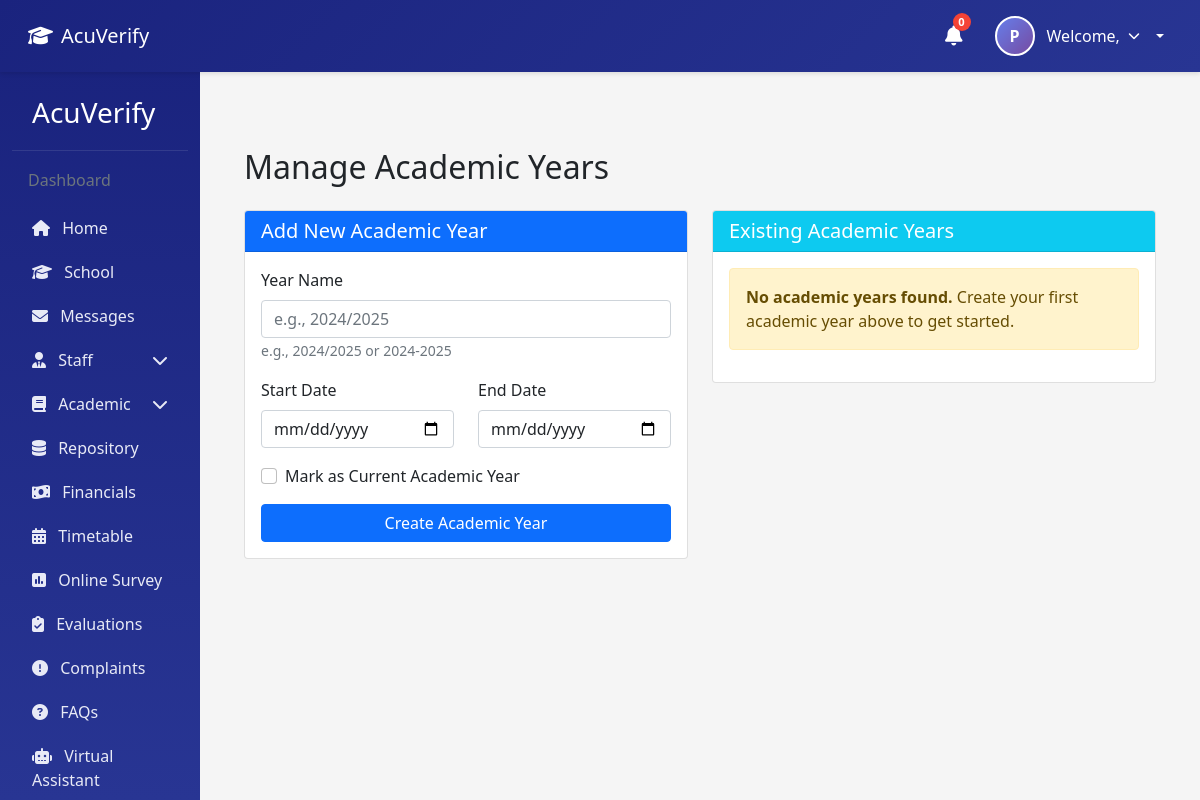
The app's page /academic-year/ (signed in), older data.
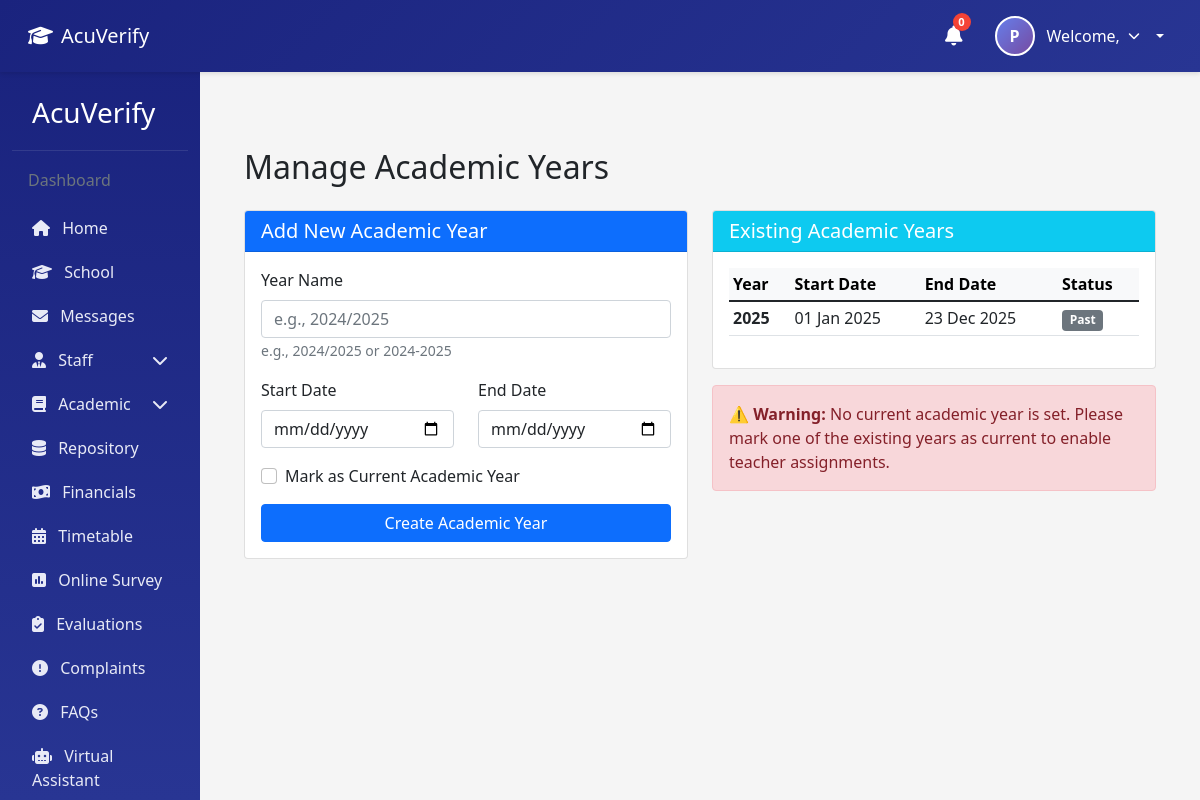
The same page, newer data.
### AcuVerifyapp/models.py (models this page shows, shortened)
class AcademicYear(models.Model):
    id=models.AutoField(primary_key=True)
    year_name=models.CharField(max_length=50, unique=True)  # e.g., "2024/2025"
    start_date=models.DateField()
    end_date=models.DateField()
    is_current=models.BooleanField(default=False)  # Mark current academic year
    created_at=models.DateTimeField(auto_now_add=True)
    updated_at=models.DateTimeField(auto_now=True)
    objects = models.Manager()
    class Meta:
        verbose_name_plural = "Academic Years"

### AcuVerifyapp/views.py (the view)
# urls.py: path('academic-year/', views.manage_academic_year, name='manage_academic_year'),
@login_required
def manage_academic_year(request):
    from .forms import AcademicYearForm
    if request.method == 'POST':
        form = AcademicYearForm(request.POST)
        if form.is_valid():
            academic_year = form.save()
            messages.success(request, f"Academic year '{academic_year.year_name}' created successfully!")
            return redirect('manage_academic_year')
        else:
            messages.error(request, "Please correct the errors below.")
    else:
        form = AcademicYearForm()
    academic_years = AcademicYear.objects.all().order_by('-start_date')
    current_year = AcademicYear.objects.filter(is_current=True).first()
    context = {
        'form': form,
        'academic_years': academic_years,
        'current_year': current_year,
    }
    return render(request, 'academic_year.html', context)

### AcuVerifyapp/forms.py
class AcademicYearForm(forms.ModelForm):
    class Meta:
        model = AcademicYear
        fields = ['year_name', 'start_date', 'end_date', 'is_current']
        widgets = {
            'year_name': forms.TextInput(attrs={'class': 'form-control', 'placeholder': 'e.g., 2024/2025'}),
            'start_date': forms.DateInput(attrs={'type': 'date', 'class': 'form-control'}),
            'end_date': forms.DateInput(attrs={'type': 'date', 'class': 'form-control'}),
            'is_current': forms.CheckboxInput(attrs={'class': 'form-check-input'}),
        }
        labels = {
            'year_name': 'Academic Year',
            'start_date': 'Start Date',
            'end_date': 'End Date',
            'is_current': 'Mark as Current Academic Year',
        }

### AcuVerifyapp/templates/academic_year.html (shortened to what the changed rows need)
{% extends 'base.html' %}
{% block content %}
<div class="container mt-5 pt-4">
    <h2 class="mb-4">Manage Academic Years</h2>
    <div class="row">
        <div class="col-md-6">
            <div class="card">
                <div class="card-header bg-info text-white">
                </div>
                <div class="card-body" style="max-height: 600px; overflow-y: auto;">
                    {% if academic_years %}
                        <div class="table-responsive">
                            <table class="table table-sm table-hover">
                                <thead class="table-light">
                                    <tr>
                                        <th>Year</th>
                                        <th>Start Date</th>
                                        <th>End Date</th>
                                        <th>Status</th>
                                    </tr>
                                </thead>
                                <tbody>
                                    {% for year in academic_years %}
                                        <tr{% if year == current_year %} class="table-success"{% endif %}>
                                            <td><strong>{{ year.year_name }}</strong></td>
                                            <td>{{ year.start_date|date:"d M Y" }}</td>
                                            <td>{{ year.end_date|date:"d M Y" }}</td>
                                            <td>
                                                {% if year.is_current %}
                                                    <span class="badge bg-success">Current</span>
                                                {% else %}
                                                    <span class="badge bg-secondary">Past</span>
                                                {% endif %}
                                            </td>
                                        </tr>
                                    {% endfor %}
                                </tbody>
                            </table>
                        </div>
                    {% else %}
                        <div class="alert alert-warning" role="alert">
                            <strong>No academic years found.</strong> Create your first academic year above to get started.
                        </div>
                    {% endif %}
                </div>
            </div>
            {% if not current_year and academic_years %}
                <div class="alert alert-danger mt-3" role="alert">
                    <strong>⚠️ Warning:</strong> No current academic year is set.
                    Please mark one of the existing years as current to enable teacher assignments.
                </div>
            {% endif %}
        </div>
    </div>
</div>
{% endblock %}

Row changes from the older to the newer data that the page shows:
added AcademicYear: year_name "2025", start_date "01 Jan 2025", end_date "23 Dec 2025", is_current "Past"
Text that changed along with them:
text no longer shown: "No academic years found. Create your first academic year above to get started."
text now shown: "Year Start Date End Date Status ⚠️ Warning: No current academic year is set. Please mark one of the existing years as current to enable teacher assignments."
